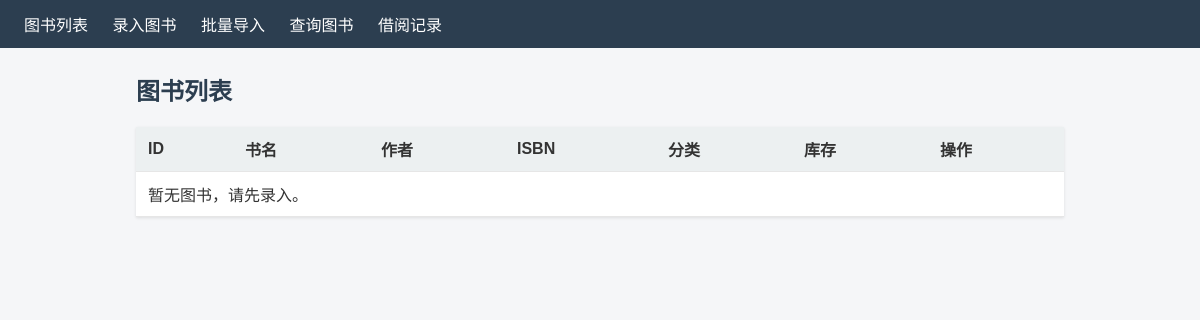
The app's page /, older data.
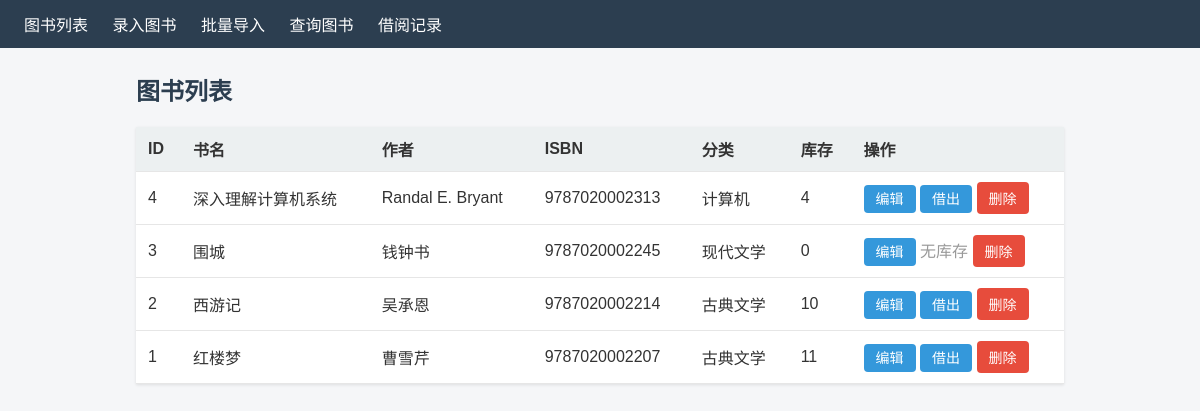
The same page, newer data.
### models.py (models this page shows, shortened)
class Book(db.Model):
    __tablename__ = "books"
    id = db.Column(db.Integer, primary_key=True)
    title = db.Column(db.String(200), nullable=False)          # 书名
    author = db.Column(db.String(120), nullable=False)         # 作者
    isbn = db.Column(db.String(32), unique=True, nullable=False)  # ISBN 唯一
    category = db.Column(db.String(80), nullable=False)        # 分类
    stock = db.Column(db.Integer, default=0, nullable=False)   # 库存数量
    borrows = db.relationship("Borrow", backref="book", lazy=True)

### app.py (the view)
@app.route("/")
def index():
    books = Book.query.order_by(Book.id.desc()).all()
    return render_template("index.html", books=books)

### templates/index.html
{% extends "base.html" %}
{% block content %}
<h2>图书列表</h2>
<table>
    <thead>
        <tr>
            <th>ID</th><th>书名</th><th>作者</th><th>ISBN</th>
            <th>分类</th><th>库存</th><th>操作</th>
        </tr>
    </thead>
    <tbody>
    {% for b in books %}
        <tr>
            <td>{{ b.id }}</td>
            <td>{{ b.title }}</td>
            <td>{{ b.author }}</td>
            <td>{{ b.isbn }}</td>
            <td>{{ b.category }}</td>
            <td>{{ b.stock }}</td>
            <td>
                <a class="btn" href="{{ url_for('edit_book', book_id=b.id) }}">编辑</a>
                {% if b.stock > 0 %}
                    <a class="btn" href="{{ url_for('borrow_book', book_id=b.id) }}">借出</a>
                {% else %}
                    <span class="disabled">无库存</span>
                {% endif %}
                <form method="post" action="{{ url_for('delete_book', book_id=b.id) }}"
                      style="display:inline" onsubmit="return confirm('确定删除《{{ b.title }}》吗？');">
                    <button type="submit" class="btn btn-danger">删除</button>
                </form>
            </td>
        </tr>
    {% else %}
        <tr><td colspan="7">暂无图书，请先录入。</td></tr>
    {% endfor %}
    </tbody>
</table>
{% endblock %}

### templates/base.html (shortened to what this page needs)
<!DOCTYPE html>
<html lang="zh-CN">
<head>
    <link rel="stylesheet" href="{{ url_for('static', filename='style.css') }}">
</head>
<body>
<nav class="navbar">
    <a href="{{ url_for('index') }}">图书列表</a>
    <a href="{{ url_for('add_book') }}">录入图书</a>
    <a href="{{ url_for('import_books') }}">批量导入</a>
    <a href="{{ url_for('search') }}">查询图书</a>
    <a href="{{ url_for('records') }}">借阅记录</a>
</nav>
<div class="container">
    {% block content %}{% endblock %}
</div>
</body>
</html>

### static/style.css (style rules this page uses)
* { box-sizing: border-box; }
body { font-family: "Microsoft YaHei", Arial, sans-serif; margin: 0; background: #f5f6f8; color: #333; }
.navbar { background: #2c3e50; padding: 12px 24px; }
.navbar a { color: #fff; text-decoration: none; margin-right: 20px; font-weight: 500; }
.container { max-width: 960px; margin: 24px auto; padding: 0 16px; }
h2 { color: #2c3e50; }
table { width: 100%; border-collapse: collapse; background: #fff; box-shadow: 0 1px 3px rgba(0,0,0,.1); }
th, td { padding: 10px 12px; border-bottom: 1px solid #e6e6e6; text-align: left; }
th { background: #ecf0f1; }
.btn, button { background: #3498db; color: #fff; border: none; padding: 6px 12px; border-radius: 4px; cursor: pointer; text-decoration: none; font-size: 14px; }
.disabled { color: #999; }
.btn-danger { background: #e74c3c; }

Row changes from the older to the newer data that the page shows:
added Book: id "4", title "深入理解计算机系统", author "Randal E. Bryant", isbn "9787020002313", category "计算机", stock "4"
added Book: id "3", title "围城", author "钱钟书", isbn "9787020002245", category "现代文学", stock "0", shows "无库存"
added Book: id "2", title "西游记", author "吴承恩", isbn "9787020002214", category "古典文学", stock "10"
added Book: id "1", title "红楼梦", author "曹雪芹", isbn "9787020002207", category "古典文学", stock "11"
Text that changed along with them:
text no longer shown: "暂无图书，请先录入。"
